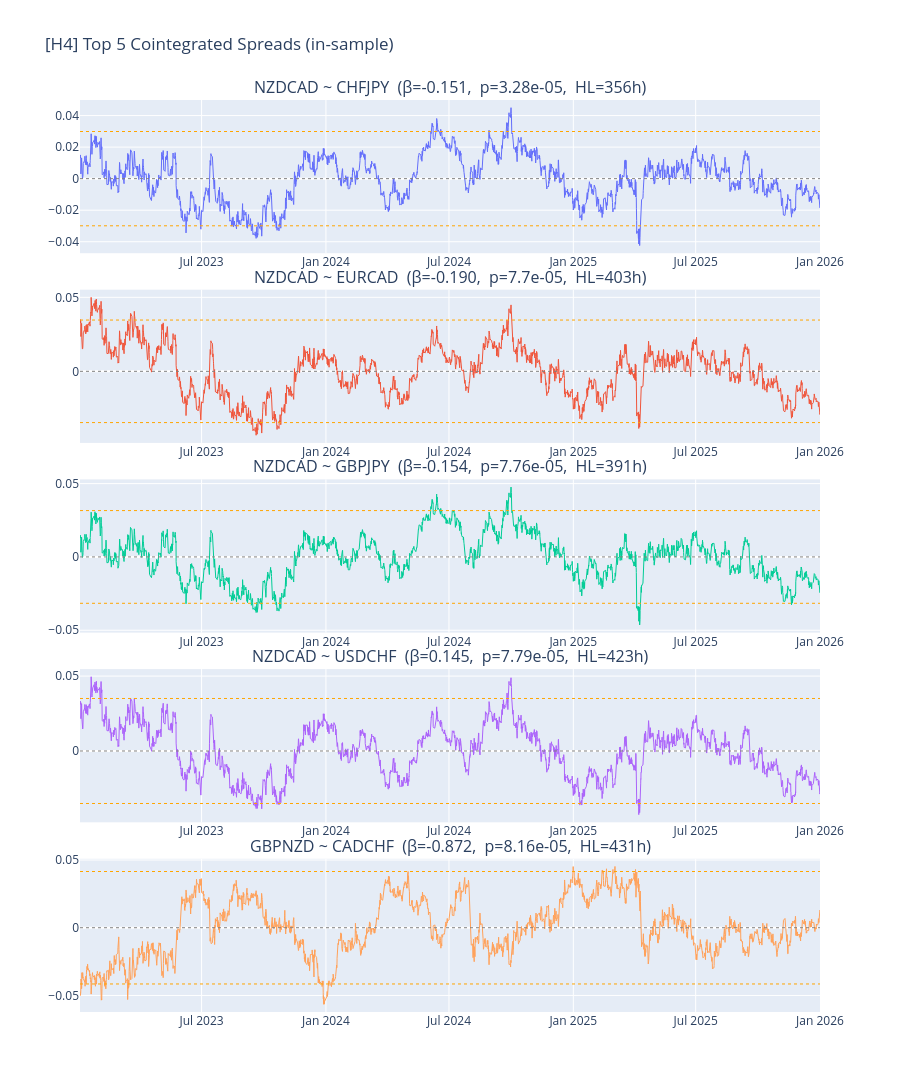

The notebook cell this image was saved under:
### Markdown cell above
## ۷) چارت Top spreads

### Code cell
for tf, r in results.items():
    plot_top(r["clean"], r["prices"], tf)

### Figure 1 — Plotly figure (JSON) as saved in the notebook; plotly's stock layout.template omitted (floating-point values rounded to 4 significant figures; data arrays with more than 128 entries replaced by an {"elided": "..."} marker saying what was removed)
{"data": [{"line": {"width": 1}, "mode": "lines", "type": "scatter", "x": {"elided": "4769 str values"}, "xaxis": "x", "y": {"elided": "4769 float values"}, "yaxis": "y"}, {"line": {"width": 1}, "mode": "lines", "type": "scatter", "x": {"elided": "4769 str values"}, "xaxis": "x2", "y": {"elided": "4769 float values"}, "yaxis": "y2"}, {"line": {"width": 1}, "mode": "lines", "type": "scatter", "x": {"elided": "4769 str values"}, "xaxis": "x3", "y": {"elided": "4769 float values"}, "yaxis": "y3"}, {"line": {"width": 1}, "mode": "lines", "type": "scatter", "x": {"elided": "4769 str values"}, "xaxis": "x4", "y": {"elided": "4769 float values"}, "yaxis": "y4"}, {"line": {"width": 1}, "mode": "lines", "type": "scatter", "x": {"elided": "4769 str values"}, "xaxis": "x5", "y": {"elided": "4769 float values"}, "yaxis": "y5"}], "layout": {"annotations": [{"font": {"size": 16}, "showarrow": false, "text": "NZDCAD ~ CHFJPY  (β=-0.151,  p=3.28e-05,  HL=356h)", "x": 0.5, "xanchor": "center", "xref": "paper", "y": 1, "yanchor": "bottom", "yref": "paper"}, {"font": {"size": 16}, "showarrow": false, "text": "NZDCAD ~ EURCAD  (β=-0.190,  p=7.7e-05,  HL=403h)", "x": 0.5, "xanchor": "center", "xref": "paper", "y": 0.792, "yanchor": "bottom", "yref": "paper"}, {"font": {"size": 16}, "showarrow": false, "text": "NZDCAD ~ GBPJPY  (β=-0.154,  p=7.76e-05,  HL=391h)", "x": 0.5, "xanchor": "center", "xref": "paper", "y": 0.584, "yanchor": "bottom", "yref": "paper"}, {"font": {"size": 16}, "showarrow": false, "text": "NZDCAD ~ USDCHF  (β=0.145,  p=7.79e-05,  HL=423h)", "x": 0.5, "xanchor": "center", "xref": "paper", "y": 0.376, "yanchor": "bottom", "yref": "paper"}, {"font": {"size": 16}, "showarrow": false, "text": "GBPNZD ~ CADCHF  (β=-0.872,  p=8.16e-05,  HL=431h)", "x": 0.5, "xanchor": "center", "xref": "paper", "y": 0.168, "yanchor": "bottom", "yref": "paper"}], "height": 1100, "shapes": [{"line": {"color": "gray", "dash": "dot", "width": 1}, "type": "line", "x0": 0, "x1": 1, "xref": "x domain", "y0": -3.252e-16, "y1": -3.252e-16, "yref": "y"}, {"line": {"color": "orange", "dash": "dot", "width": 1}, "type": "line", "x0": 0, "x1": 1, "xref": "x domain", "y0": 0.0299, "y1": 0.0299, "yref": "y"}, {"line": {"color": "orange", "dash": "dot", "width": 1}, "type": "line", "x0": 0, "x1": 1, "xref": "x domain", "y0": -0.0299, "y1": -0.0299, "yref": "y"}, {"line": {"color": "gray", "dash": "dot", "width": 1}, "type": "line", "x0": 0, "x1": 1, "xref": "x2 domain", "y0": 6.984e-18, "y1": 6.984e-18, "yref": "y2"}, {"line": {"color": "orange", "dash": "dot", "width": 1}, "type": "line", "x0": 0, "x1": 1, "xref": "x2 domain", "y0": 0.03466, "y1": 0.03466, "yref": "y2"}, {"line": {"color": "orange", "dash": "dot", "width": 1}, "type": "line", "x0": 0, "x1": 1, "xref": "x2 domain", "y0": -0.03466, "y1": -0.03466, "yref": "y2"}, {"line": {"color": "gray", "dash": "dot", "width": 1}, "type": "line", "x0": 0, "x1": 1, "xref": "x3 domain", "y0": -4.478e-16, "y1": -4.478e-16, "yref": "y3"}, {"line": {"color": "orange", "dash": "dot", "width": 1}, "type": "line", "x0": 0, "x1": 1, "xref": "x3 domain", "y0": 0.0316, "y1": 0.0316, "yref": "y3"}, {"line": {"color": "orange", "dash": "dot", "width": 1}, "type": "line", "x0": 0, "x1": 1, "xref": "x3 domain", "y0": -0.0316, "y1": -0.0316, "yref": "y3"}, {"line": {"color": "gray", "dash": "dot", "width": 1}, "type": "line", "x0": 0, "x1": 1, "xref": "x4 domain", "y0": 1.862e-18, "y1": 1.862e-18, "yref": "y4"}, {"line": {"color": "orange", "dash": "dot", "width": 1}, "type": "line", "x0": 0, "x1": 1, "xref": "x4 domain", "y0": 0.03506, "y1": 0.03506, "yref": "y4"}, {"line": {"color": "orange", "dash": "dot", "width": 1}, "type": "line", "x0": 0, "x1": 1, "xref": "x4 domain", "y0": -0.03506, "y1": -0.03506, "yref": "y4"}, {"line": {"color": "gray", "dash": "dot", "width": 1}, "type": "line", "x0": 0, "x1": 1, "xref": "x5 domain", "y0": 1.166e-16, "y1": 1.166e-16, "yref": "y5"}, {"line": {"color": "orange", "dash": "dot", "width": 1}, "type": "line", "x0": 0, "x1": 1, "xref": "x5 domain", "y0": 0.04152, "y1": 0.04152, "yref": "y5"}, {"line": {"color": "orange", "dash": "dot", "width": 1}, "type": "line", "x0": 0, "x1": 1, "xref": "x5 domain", "y0": -0.04152, "y1": -0.04152, "yref": "y5"}], "showlegend": false, "title": {"text": "[H4] Top 5 Cointegrated Spreads (in-sample)"}, "xaxis": {"anchor": "y", "domain": [0, 1]}, "xaxis2": {"anchor": "y2", "domain": [0, 1]}, "xaxis3": {"anchor": "y3", "domain": [0, 1]}, "xaxis4": {"anchor": "y4", "domain": [0, 1]}, "xaxis5": {"anchor": "y5", "domain": [0, 1]}, "yaxis": {"anchor": "x", "domain": [0.832, 1]}, "yaxis2": {"anchor": "x2", "domain": [0.624, 0.792]}, "yaxis3": {"anchor": "x3", "domain": [0.416, 0.584]}, "yaxis4": {"anchor": "x4", "domain": [0.208, 0.376]}, "yaxis5": {"anchor": "x5", "domain": [0, 0.168]}}}
